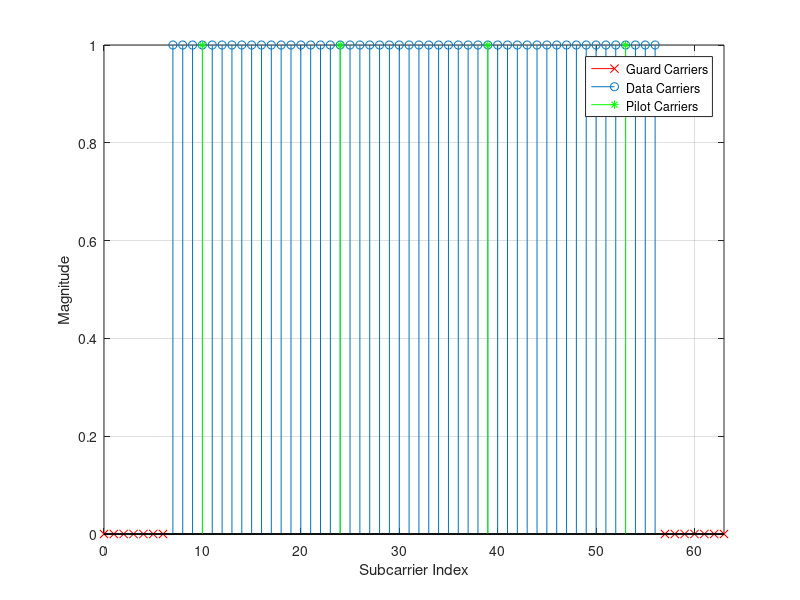

Source code (MATLAB):
% Create figure to describe OFDM symbol structure
nFFT = 64;
subcarrierIndexes = 1:nFFT;
datacarrierIndexes = 8:64-7;

pilotTones = [11,25,40,54];
carriers = zeros(nFFT,1);
guardcarriers = subcarrierIndexes;
guardcarriers(datacarrierIndexes) = [];


% Plot
stem(guardcarriers-1, carriers(guardcarriers),'rx');
hold on;
carriers(datacarrierIndexes) = 1;
stem(datacarrierIndexes-1, carriers(datacarrierIndexes));
stem(pilotTones-1, carriers(pilotTones),'g*');
hold off;
xlabel('Subcarrier Index');
ylabel('Magnitude');
xlim([0 nFFT-1]);
grid on;
legend('Guard Carriers','Data Carriers','Pilot Carriers');